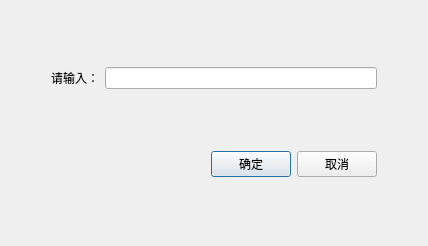
<?xml version="1.0" encoding="UTF-8"?>
<ui version="4.0">
 <class>Dialog</class>
 <widget class="QDialog" name="Dialog">
  <property name="geometry">
   <rect>
    <x>0</x>
    <y>0</y>
    <width>428</width>
    <height>246</height>
   </rect>
  </property>
  <property name="minimumSize">
   <size>
    <width>420</width>
    <height>230</height>
   </size>
  </property>
  <property name="maximumSize">
   <size>
    <width>450</width>
    <height>255</height>
   </size>
  </property>
  <property name="windowTitle">
   <string>Dialog</string>
  </property>
  <layout class="QVBoxLayout" name="verticalLayout" stretch="10,3">
   <item>
    <layout class="QHBoxLayout" name="horizontalLayout">
     <item>
      <spacer name="horizontalSpacer_2">
       <property name="orientation">
        <enum>Qt::Horizontal</enum>
       </property>
       <property name="sizeType">
        <enum>QSizePolicy::Fixed</enum>
       </property>
       <property name="sizeHint" stdset="0">
        <size>
         <width>40</width>
         <height>20</height>
        </size>
       </property>
      </spacer>
     </item>
     <item>
      <widget class="QLabel" name="label">
       <property name="text">
        <string>请输入：</string>
       </property>
      </widget>
     </item>
     <item>
      <widget class="QLineEdit" name="le_inputText"/>
     </item>
     <item>
      <spacer name="horizontalSpacer_3">
       <property name="orientation">
        <enum>Qt::Horizontal</enum>
       </property>
       <property name="sizeType">
        <enum>QSizePolicy::Fixed</enum>
       </property>
       <property name="sizeHint" stdset="0">
        <size>
         <width>40</width>
         <height>20</height>
        </size>
       </property>
      </spacer>
     </item>
    </layout>
   </item>
   <item>
    <layout class="QHBoxLayout" name="horizontalLayout_2">
     <item>
      <spacer name="horizontalSpacer">
       <property name="orientation">
        <enum>Qt::Horizontal</enum>
       </property>
       <property name="sizeType">
        <enum>QSizePolicy::Fixed</enum>
       </property>
       <property name="sizeHint" stdset="0">
        <size>
         <width>200</width>
         <height>20</height>
        </size>
       </property>
      </spacer>
     </item>
     <item>
      <widget class="QPushButton" name="pb_yes">
       <property name="text">
        <string>确定</string>
       </property>
      </widget>
     </item>
     <item>
      <widget class="QPushButton" name="pb_cancel">
       <property name="text">
        <string>取消</string>
       </property>
      </widget>
     </item>
     <item>
      <spacer name="horizontalSpacer_4">
       <property name="orientation">
        <enum>Qt::Horizontal</enum>
       </property>
       <property name="sizeType">
        <enum>QSizePolicy::Fixed</enum>
       </property>
       <property name="sizeHint" stdset="0">
        <size>
         <width>40</width>
         <height>20</height>
        </size>
       </property>
      </spacer>
     </item>
    </layout>
   </item>
  </layout>
 </widget>
 <resources/>
 <connections/>
</ui>
